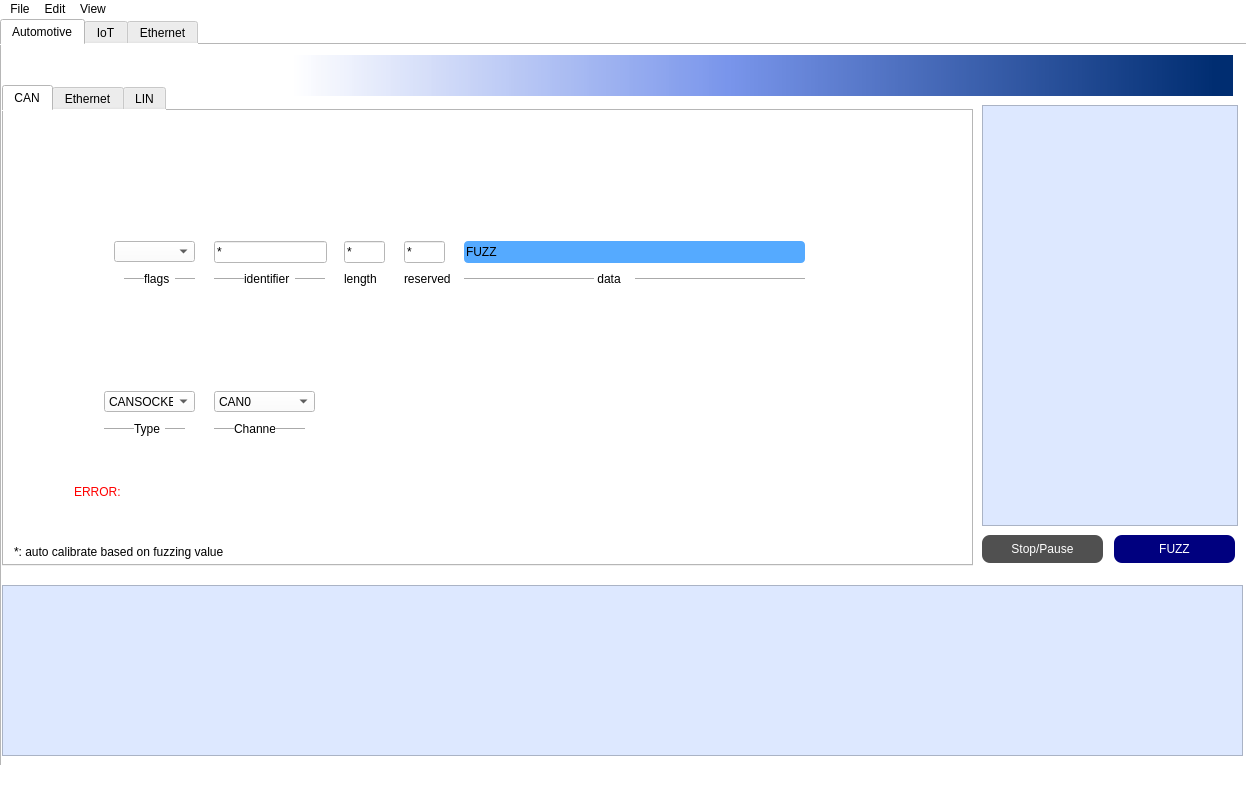
<?xml version="1.0" encoding="UTF-8"?>
<ui version="4.0">
 <class>MainWindow</class>
 <widget class="QMainWindow" name="MainWindow">
  <property name="geometry">
   <rect>
    <x>0</x>
    <y>0</y>
    <width>1246</width>
    <height>787</height>
   </rect>
  </property>
  <property name="minimumSize">
   <size>
    <width>0</width>
    <height>787</height>
   </size>
  </property>
  <property name="maximumSize">
   <size>
    <width>1252</width>
    <height>787</height>
   </size>
  </property>
  <property name="windowTitle">
   <string>ProtoFuzz</string>
  </property>
  <property name="windowOpacity">
   <double>1.000000000000000</double>
  </property>
  <property name="autoFillBackground">
   <bool>false</bool>
  </property>
  <property name="styleSheet">
   <string notr="true">background-color: rgb(255, 255, 255);</string>
  </property>
  <property name="locale">
   <locale language="English" country="UnitedStates"/>
  </property>
  <widget class="QWidget" name="centralwidget">
   <widget class="QTabWidget" name="tabWidget">
    <property name="geometry">
     <rect>
      <x>0</x>
      <y>0</y>
      <width>5555</width>
      <height>55555</height>
     </rect>
    </property>
    <property name="sizePolicy">
     <sizepolicy hsizetype="Fixed" vsizetype="Fixed">
      <horstretch>0</horstretch>
      <verstretch>0</verstretch>
     </sizepolicy>
    </property>
    <property name="maximumSize">
     <size>
      <width>55555</width>
      <height>55555</height>
     </size>
    </property>
    <property name="sizeIncrement">
     <size>
      <width>5555</width>
      <height>5555</height>
     </size>
    </property>
    <property name="baseSize">
     <size>
      <width>5555</width>
      <height>5555</height>
     </size>
    </property>
    <property name="whatsThis">
     <string>&lt;html&gt;&lt;head/&gt;&lt;body&gt;&lt;p&gt;page5&lt;/p&gt;&lt;/body&gt;&lt;/html&gt;</string>
    </property>
    <property name="currentIndex">
     <number>0</number>
    </property>
    <widget class="QWidget" name="tab">
     <attribute name="title">
      <string>Automotive</string>
     </attribute>
     <widget class="QTabWidget" name="tabWidget_2">
      <property name="geometry">
       <rect>
        <x>0</x>
        <y>40</y>
        <width>971</width>
        <height>481</height>
       </rect>
      </property>
      <property name="currentIndex">
       <number>0</number>
      </property>
      <widget class="QWidget" name="tab_5">
       <attribute name="title">
        <string>CAN</string>
       </attribute>
       <widget class="QLineEdit" name="lineEdit_2">
        <property name="geometry">
         <rect>
          <x>210</x>
          <y>130</y>
          <width>113</width>
          <height>22</height>
         </rect>
        </property>
        <property name="text">
         <string>*</string>
        </property>
       </widget>
       <widget class="QLineEdit" name="lineEdit_3">
        <property name="geometry">
         <rect>
          <x>340</x>
          <y>130</y>
          <width>41</width>
          <height>22</height>
         </rect>
        </property>
        <property name="text">
         <string>*</string>
        </property>
       </widget>
       <widget class="QLineEdit" name="lineEdit_4">
        <property name="geometry">
         <rect>
          <x>400</x>
          <y>130</y>
          <width>41</width>
          <height>22</height>
         </rect>
        </property>
        <property name="text">
         <string>*</string>
        </property>
       </widget>
       <widget class="QLineEdit" name="lineEdit_5">
        <property name="geometry">
         <rect>
          <x>460</x>
          <y>130</y>
          <width>341</width>
          <height>22</height>
         </rect>
        </property>
        <property name="styleSheet">
         <string notr="true">background-color: rgb(85, 170, 255);
border-radius: 4px</string>
        </property>
        <property name="text">
         <string>FUZZ</string>
        </property>
       </widget>
       <widget class="Line" name="line">
        <property name="geometry">
         <rect>
          <x>120</x>
          <y>160</y>
          <width>71</width>
          <height>16</height>
         </rect>
        </property>
        <property name="orientation">
         <enum>Qt::Horizontal</enum>
        </property>
       </widget>
       <widget class="QLabel" name="label_6">
        <property name="geometry">
         <rect>
          <x>140</x>
          <y>160</y>
          <width>31</width>
          <height>16</height>
         </rect>
        </property>
        <property name="text">
         <string>flags</string>
        </property>
       </widget>
       <widget class="QLabel" name="label_7">
        <property name="geometry">
         <rect>
          <x>240</x>
          <y>160</y>
          <width>51</width>
          <height>16</height>
         </rect>
        </property>
        <property name="text">
         <string>identifier</string>
        </property>
       </widget>
       <widget class="Line" name="line_2">
        <property name="geometry">
         <rect>
          <x>210</x>
          <y>160</y>
          <width>111</width>
          <height>16</height>
         </rect>
        </property>
        <property name="orientation">
         <enum>Qt::Horizontal</enum>
        </property>
       </widget>
       <widget class="Line" name="line_3">
        <property name="geometry">
         <rect>
          <x>340</x>
          <y>160</y>
          <width>41</width>
          <height>16</height>
         </rect>
        </property>
        <property name="orientation">
         <enum>Qt::Horizontal</enum>
        </property>
       </widget>
       <widget class="QLabel" name="label_8">
        <property name="geometry">
         <rect>
          <x>340</x>
          <y>160</y>
          <width>41</width>
          <height>16</height>
         </rect>
        </property>
        <property name="text">
         <string>length</string>
        </property>
       </widget>
       <widget class="QLabel" name="label_9">
        <property name="geometry">
         <rect>
          <x>400</x>
          <y>160</y>
          <width>51</width>
          <height>16</height>
         </rect>
        </property>
        <property name="text">
         <string>reserved</string>
        </property>
       </widget>
       <widget class="Line" name="line_4">
        <property name="geometry">
         <rect>
          <x>460</x>
          <y>160</y>
          <width>341</width>
          <height>16</height>
         </rect>
        </property>
        <property name="orientation">
         <enum>Qt::Horizontal</enum>
        </property>
       </widget>
       <widget class="QLabel" name="label_10">
        <property name="geometry">
         <rect>
          <x>590</x>
          <y>160</y>
          <width>41</width>
          <height>16</height>
         </rect>
        </property>
        <property name="text">
         <string> data</string>
        </property>
       </widget>
       <widget class="QComboBox" name="comboBox">
        <property name="geometry">
         <rect>
          <x>110</x>
          <y>130</y>
          <width>81</width>
          <height>21</height>
         </rect>
        </property>
        <item>
         <property name="text">
          <string/>
         </property>
        </item>
        <item>
         <property name="text">
          <string>extended</string>
         </property>
        </item>
        <item>
         <property name="text">
          <string>FUZZ</string>
         </property>
        </item>
       </widget>
       <widget class="QLabel" name="label_11">
        <property name="geometry">
         <rect>
          <x>10</x>
          <y>430</y>
          <width>381</width>
          <height>21</height>
         </rect>
        </property>
        <property name="text">
         <string>*: auto calibrate based on fuzzing value</string>
        </property>
       </widget>
       <widget class="QComboBox" name="comboBox_2">
        <property name="geometry">
         <rect>
          <x>100</x>
          <y>280</y>
          <width>91</width>
          <height>21</height>
         </rect>
        </property>
        <property name="currentText">
         <string>CANSOCKET</string>
        </property>
        <item>
         <property name="text">
          <string>CANSOCKET</string>
         </property>
        </item>
        <item>
         <property name="text">
          <string>VECTOR</string>
         </property>
        </item>
       </widget>
       <widget class="Line" name="line_5">
        <property name="geometry">
         <rect>
          <x>100</x>
          <y>310</y>
          <width>81</width>
          <height>16</height>
         </rect>
        </property>
        <property name="orientation">
         <enum>Qt::Horizontal</enum>
        </property>
       </widget>
       <widget class="QLabel" name="label_12">
        <property name="geometry">
         <rect>
          <x>130</x>
          <y>310</y>
          <width>31</width>
          <height>16</height>
         </rect>
        </property>
        <property name="text">
         <string>Type</string>
        </property>
       </widget>
       <widget class="Line" name="line_6">
        <property name="geometry">
         <rect>
          <x>210</x>
          <y>310</y>
          <width>91</width>
          <height>16</height>
         </rect>
        </property>
        <property name="orientation">
         <enum>Qt::Horizontal</enum>
        </property>
       </widget>
       <widget class="QComboBox" name="comboBox_3">
        <property name="geometry">
         <rect>
          <x>210</x>
          <y>280</y>
          <width>101</width>
          <height>21</height>
         </rect>
        </property>
        <property name="currentText">
         <string>CAN0</string>
        </property>
        <item>
         <property name="text">
          <string>CAN0</string>
         </property>
        </item>
        <item>
         <property name="text">
          <string>CAN1</string>
         </property>
        </item>
        <item>
         <property name="text">
          <string>CAN2</string>
         </property>
        </item>
        <item>
         <property name="text">
          <string>vcan0</string>
         </property>
        </item>
        <item>
         <property name="text">
          <string>vcan1</string>
         </property>
        </item>
        <item>
         <property name="text">
          <string>vcan2</string>
         </property>
        </item>
       </widget>
       <widget class="QLabel" name="label_13">
        <property name="geometry">
         <rect>
          <x>230</x>
          <y>310</y>
          <width>41</width>
          <height>16</height>
         </rect>
        </property>
        <property name="text">
         <string>Channel</string>
        </property>
       </widget>
       <widget class="QLabel" name="Error_CAN">
        <property name="geometry">
         <rect>
          <x>70</x>
          <y>360</y>
          <width>861</width>
          <height>41</height>
         </rect>
        </property>
        <property name="palette">
         <palette>
          <active>
           <colorrole role="WindowText">
            <brush brushstyle="SolidPattern">
             <color alpha="255">
              <red>255</red>
              <green>0</green>
              <blue>0</blue>
             </color>
            </brush>
           </colorrole>
           <colorrole role="Button">
            <brush brushstyle="SolidPattern">
             <color alpha="255">
              <red>255</red>
              <green>255</green>
              <blue>255</blue>
             </color>
            </brush>
           </colorrole>
           <colorrole role="Base">
            <brush brushstyle="SolidPattern">
             <color alpha="255">
              <red>255</red>
              <green>255</green>
              <blue>255</blue>
             </color>
            </brush>
           </colorrole>
           <colorrole role="Window">
            <brush brushstyle="SolidPattern">
             <color alpha="255">
              <red>255</red>
              <green>255</green>
              <blue>255</blue>
             </color>
            </brush>
           </colorrole>
           <colorrole role="LinkVisited">
            <brush brushstyle="SolidPattern">
             <color alpha="255">
              <red>255</red>
              <green>0</green>
              <blue>0</blue>
             </color>
            </brush>
           </colorrole>
          </active>
          <inactive>
           <colorrole role="WindowText">
            <brush brushstyle="SolidPattern">
             <color alpha="255">
              <red>255</red>
              <green>0</green>
              <blue>0</blue>
             </color>
            </brush>
           </colorrole>
           <colorrole role="Button">
            <brush brushstyle="SolidPattern">
             <color alpha="255">
              <red>255</red>
              <green>255</green>
              <blue>255</blue>
             </color>
            </brush>
           </colorrole>
           <colorrole role="Base">
            <brush brushstyle="SolidPattern">
             <color alpha="255">
              <red>255</red>
              <green>255</green>
              <blue>255</blue>
             </color>
            </brush>
           </colorrole>
           <colorrole role="Window">
            <brush brushstyle="SolidPattern">
             <color alpha="255">
              <red>255</red>
              <green>255</green>
              <blue>255</blue>
             </color>
            </brush>
           </colorrole>
           <colorrole role="LinkVisited">
            <brush brushstyle="SolidPattern">
             <color alpha="255">
              <red>255</red>
              <green>0</green>
              <blue>0</blue>
             </color>
            </brush>
           </colorrole>
          </inactive>
          <disabled>
           <colorrole role="WindowText">
            <brush brushstyle="SolidPattern">
             <color alpha="255">
              <red>120</red>
              <green>120</green>
              <blue>120</blue>
             </color>
            </brush>
           </colorrole>
           <colorrole role="Button">
            <brush brushstyle="SolidPattern">
             <color alpha="255">
              <red>255</red>
              <green>255</green>
              <blue>255</blue>
             </color>
            </brush>
           </colorrole>
           <colorrole role="Base">
            <brush brushstyle="SolidPattern">
             <color alpha="255">
              <red>255</red>
              <green>255</green>
              <blue>255</blue>
             </color>
            </brush>
           </colorrole>
           <colorrole role="Window">
            <brush brushstyle="SolidPattern">
             <color alpha="255">
              <red>255</red>
              <green>255</green>
              <blue>255</blue>
             </color>
            </brush>
           </colorrole>
           <colorrole role="LinkVisited">
            <brush brushstyle="SolidPattern">
             <color alpha="255">
              <red>255</red>
              <green>0</green>
              <blue>0</blue>
             </color>
            </brush>
           </colorrole>
          </disabled>
         </palette>
        </property>
        <property name="text">
         <string>ERROR:</string>
        </property>
       </widget>
       <zorder>line_2</zorder>
       <zorder>lineEdit_2</zorder>
       <zorder>lineEdit_3</zorder>
       <zorder>lineEdit_4</zorder>
       <zorder>lineEdit_5</zorder>
       <zorder>line</zorder>
       <zorder>label_6</zorder>
       <zorder>label_7</zorder>
       <zorder>line_3</zorder>
       <zorder>label_8</zorder>
       <zorder>label_9</zorder>
       <zorder>line_4</zorder>
       <zorder>label_10</zorder>
       <zorder>comboBox</zorder>
       <zorder>label_11</zorder>
       <zorder>comboBox_2</zorder>
       <zorder>line_5</zorder>
       <zorder>label_12</zorder>
       <zorder>line_6</zorder>
       <zorder>comboBox_3</zorder>
       <zorder>label_13</zorder>
       <zorder>Error_CAN</zorder>
      </widget>
      <widget class="QWidget" name="Auto_Ethernet">
       <attribute name="title">
        <string>Ethernet</string>
       </attribute>
      </widget>
      <widget class="QWidget" name="tab_6">
       <attribute name="title">
        <string>LIN</string>
       </attribute>
      </widget>
     </widget>
     <widget class="QPushButton" name="fuzz_b">
      <property name="geometry">
       <rect>
        <x>1112</x>
        <y>490</y>
        <width>121</width>
        <height>28</height>
       </rect>
      </property>
      <property name="cursor">
       <cursorShape>PointingHandCursor</cursorShape>
      </property>
      <property name="styleSheet">
       <string notr="true">font: 75 8pt &quot;8514oem&quot;;
color: rgb(255, 255, 255);
background-color: rgb(0, 0, 127);
border-radius: 8px;</string>
      </property>
      <property name="text">
       <string>FUZZ</string>
      </property>
      <property name="checkable">
       <bool>false</bool>
      </property>
      <property name="autoDefault">
       <bool>false</bool>
      </property>
      <property name="default">
       <bool>false</bool>
      </property>
      <property name="flat">
       <bool>false</bool>
      </property>
     </widget>
     <widget class="QPushButton" name="Stop_b">
      <property name="geometry">
       <rect>
        <x>980</x>
        <y>490</y>
        <width>121</width>
        <height>28</height>
       </rect>
      </property>
      <property name="cursor">
       <cursorShape>PointingHandCursor</cursorShape>
      </property>
      <property name="styleSheet">
       <string notr="true">background-color: rgb(255, 0, 0);
background-color: rgb(80, 80, 80);
border-color: rgb(255, 255, 255);
color: rgb(255, 255, 255);
font: 75 9pt &quot;MS Shell Dlg 2&quot;;
font: 75 8pt &quot;8514oem&quot;;
border-radius: 8px;</string>
      </property>
      <property name="text">
       <string>Stop/Pause</string>
      </property>
     </widget>
     <widget class="QListView" name="automotive_errors">
      <property name="geometry">
       <rect>
        <x>980</x>
        <y>60</y>
        <width>256</width>
        <height>421</height>
       </rect>
      </property>
      <property name="styleSheet">
       <string notr="true">background-color: rgb(221, 232, 255);</string>
      </property>
     </widget>
     <widget class="QLabel" name="label_2">
      <property name="geometry">
       <rect>
        <x>290</x>
        <y>10</y>
        <width>941</width>
        <height>41</height>
       </rect>
      </property>
      <property name="styleSheet">
       <string notr="true">background-color: qlineargradient(spread:pad, x1:0, y1:0, x2:1, y2:0, stop:0 rgba(255, 255, 255, 244), stop:0.463158 rgba(121, 149, 235, 255), stop:0.98 rgba(0, 45, 113, 255));</string>
      </property>
      <property name="text">
       <string/>
      </property>
      <property name="scaledContents">
       <bool>true</bool>
      </property>
     </widget>
     <widget class="QListView" name="automotive_inspect">
      <property name="geometry">
       <rect>
        <x>0</x>
        <y>540</y>
        <width>1241</width>
        <height>171</height>
       </rect>
      </property>
      <property name="styleSheet">
       <string notr="true">background-color: rgb(221, 232, 255);</string>
      </property>
     </widget>
    </widget>
    <widget class="QWidget" name="IoT">
     <attribute name="title">
      <string>IoT</string>
     </attribute>
     <widget class="QLabel" name="label_3">
      <property name="geometry">
       <rect>
        <x>290</x>
        <y>10</y>
        <width>941</width>
        <height>41</height>
       </rect>
      </property>
      <property name="styleSheet">
       <string notr="true">background-color: qlineargradient(spread:pad, x1:0, y1:0, x2:1, y2:0, stop:0 rgba(255, 255, 255, 244), stop:0.463158 rgba(121, 149, 235, 255), stop:0.98 rgba(0, 45, 113, 255));</string>
      </property>
      <property name="text">
       <string/>
      </property>
      <property name="scaledContents">
       <bool>true</bool>
      </property>
     </widget>
    </widget>
    <widget class="QWidget" name="Ethernet">
     <attribute name="title">
      <string>Ethernet</string>
     </attribute>
     <widget class="QLabel" name="label_5">
      <property name="geometry">
       <rect>
        <x>290</x>
        <y>10</y>
        <width>941</width>
        <height>41</height>
       </rect>
      </property>
      <property name="styleSheet">
       <string notr="true">background-color: qlineargradient(spread:pad, x1:0, y1:0, x2:1, y2:0, stop:0 rgba(255, 255, 255, 244), stop:0.463158 rgba(121, 149, 235, 255), stop:0.98 rgba(0, 45, 113, 255));</string>
      </property>
      <property name="text">
       <string/>
      </property>
      <property name="scaledContents">
       <bool>true</bool>
      </property>
     </widget>
    </widget>
   </widget>
  </widget>
  <widget class="QStatusBar" name="statusbar"/>
  <widget class="QMenuBar" name="menubar">
   <property name="geometry">
    <rect>
     <x>0</x>
     <y>0</y>
     <width>1246</width>
     <height>26</height>
    </rect>
   </property>
   <widget class="QMenu" name="menuFile">
    <property name="title">
     <string>File</string>
    </property>
    <addaction name="actionNew"/>
    <addaction name="actionOpen"/>
    <addaction name="actionSave_2"/>
    <addaction name="actionSave_as"/>
   </widget>
   <widget class="QMenu" name="menuEdit">
    <property name="title">
     <string>Edit</string>
    </property>
    <addaction name="actionUndo"/>
    <addaction name="actionRedo"/>
    <addaction name="actionCopy"/>
    <addaction name="actionPaste"/>
   </widget>
   <widget class="QMenu" name="menuView">
    <property name="title">
     <string>View</string>
    </property>
    <addaction name="actionDark_mode"/>
    <addaction name="actionLight_mode"/>
    <addaction name="actionFont_size"/>
   </widget>
   <addaction name="menuFile"/>
   <addaction name="menuEdit"/>
   <addaction name="menuView"/>
  </widget>
  <action name="actionFile">
   <property name="text">
    <string>File</string>
   </property>
  </action>
  <action name="actionSave">
   <property name="text">
    <string>Save</string>
   </property>
  </action>
  <action name="actionSave_2">
   <property name="text">
    <string>Save</string>
   </property>
  </action>
  <action name="actionOpen">
   <property name="text">
    <string>Open</string>
   </property>
  </action>
  <action name="actionNew">
   <property name="text">
    <string>New</string>
   </property>
  </action>
  <action name="actionSave_as">
   <property name="text">
    <string>Save as</string>
   </property>
  </action>
  <action name="actionUndo">
   <property name="text">
    <string>Undo</string>
   </property>
  </action>
  <action name="actionRedo">
   <property name="text">
    <string>Redo</string>
   </property>
  </action>
  <action name="actionCopy">
   <property name="text">
    <string>Copy</string>
   </property>
  </action>
  <action name="actionPaste">
   <property name="text">
    <string>Paste</string>
   </property>
  </action>
  <action name="actionDark_mode">
   <property name="text">
    <string>Dark mode</string>
   </property>
  </action>
  <action name="actionLight_mode">
   <property name="text">
    <string>Light mode</string>
   </property>
  </action>
  <action name="actionFont_size">
   <property name="text">
    <string>Font size</string>
   </property>
  </action>
 </widget>
 <resources/>
 <connections/>
</ui>
